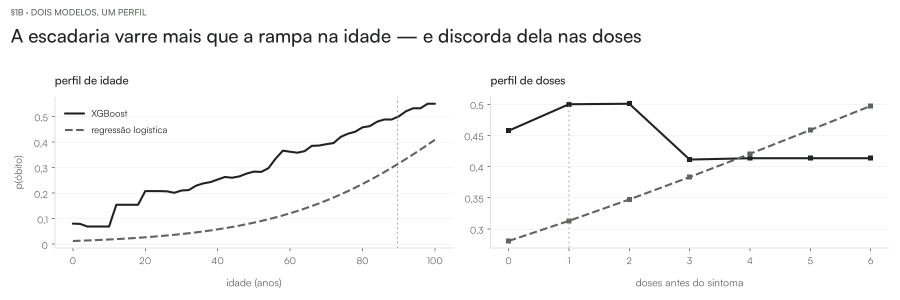
#> input picture modules/01-ceteris-paribus/figures/cp_passo_1b_modelos.png, 1800 x 600 px (shown at 1/2 size)
$ python recortar_figuras.py
#> lines starting #> are read from the running program, lines starting #| are printed output that depends on the picture
#!/usr/bin/env python3
"""Prepara as figuras dos módulos para o relatório, tirando o cabeçalho.

As figuras de módulo trazem dentro da imagem um kicker (`§1 · O FEIXE`) e uma
manchete com o achado. É a convenção certa para um caderno, onde a figura
precisa se explicar sozinha, e a errada para um artigo, onde a legenda faz
esse trabalho e a manchete vira repetição.

O corte acha o maior vão branco no terço superior da imagem — sempre o espaço
entre a manchete e a área do gráfico — e corta no meio dele. Rótulos de painel
(`A · o modelo caixa-preta`) ficam, porque esses um artigo usa.

As figuras dos módulos não são tocadas. Rode da raiz do repositório:

    python report/recortar_figuras.py
"""

import pathlib
import sys

from PIL import Image

RAIZ = pathlib.Path(__file__).resolve().parent.parent
SAIDA = RAIZ / "report" / "figuras"

FIGURAS = [
    "modules/01-ceteris-paribus/figures/cp_passo_1b_modelos.png",
    "modules/01-ceteris-paribus/figures/cp_passo_4_restrito.png",
    "modules/02-ice/figures/ice_passo_1_feixe.png",
    "modules/03-lime/figures/lime_passo_a_passo.png",
    "modules/04-counterfactual/figures/cf_passo_3_painel.png",
    "modules/05-shap/figures/shap_passo_1_waterfall.png",
    "modules/05-shap/figures/shap_passo_5_dependencia.png",
]


def altura_do_cabecalho(im: Image.Image) -> int:
    """Onde termina o cabeçalho: o meio do maior vão branco no topo."""
    cinza = im.convert("L")
    largura, altura = cinza.size
    px = cinza.load()
    cheia = [
        min(px[x, y] for x in range(0, largura, 3)) < 245 for y in range(altura)
    ]
    limite, vaos, y = int(altura * 0.30), [], 0
    while y < limite:
        if cheia[y]:
            y += 1
            continue
        inicio = y
        while y < altura and not cheia[y]:
            y += 1
        if inicio > 0:  # a margem branca do topo não conta
            vaos.append((inicio, y - inicio))
    if not vaos:
        return 0
    inicio, alto = max(vaos, key=lambda v: v[1])
    return inicio + alto // 2


def main() -> int:
    SAIDA.mkdir(parents=True, exist_ok=True)
    for rel in FIGURAS:
        origem = RAIZ / rel
        if not origem.exists():
            print(f"AUSENTE  {rel}", file=sys.stderr)
            return 1
        im = Image.open(origem)
#> im is the input picture: PIL image 1800x600 RGBA; mean R, G, B, A 249.4, 249.5, 249.4, 255
        corte = altura_do_cabecalho(im)
#> in altura_do_cabecalho, `cheia = [ min(px[x, y] for x in range(0, largura, 3)) < 245 for y in r..`: cheia = 600 items, first 6: False, False, False, False, False, False
#> after the loop in altura_do_cabecalho, `while y < limite:`: vaos = [(33, 24), (94, 57), (174, 19)]; y = 193
#> in altura_do_cabecalho, `inicio, alto = max(vaos, key=lambda v: v[1])`: inicio = 94; alto = 57
#> corte = 122
        if not 0 < corte < im.height * 0.30:
            print(f"SUSPEITO {origem.name}: corte em {corte} de {im.height}", file=sys.stderr)
            return 1
        im.crop((0, corte, im.width, im.height)).save(SAIDA / origem.name)
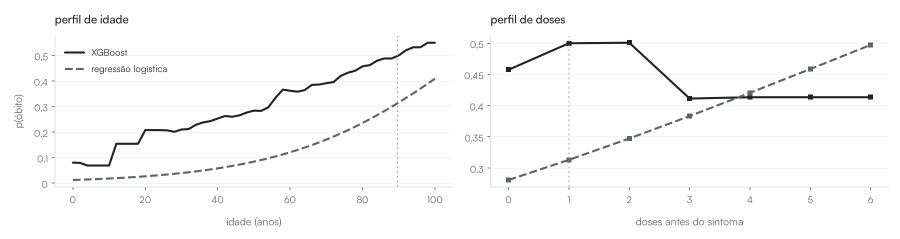
#> saved as cp_passo_1b_modelos.png: PIL image 1800x478 RGBA (shown at 1/2 size); mean R, G, B, A 250.5, 250.6, 250.5, 255
        print(f"{origem.name:<32} cabeçalho de {corte}px ({100 * corte / im.height:.0f}%) removido")
#| cp_passo_1b_modelos.png          cabeçalho de 122px (20%) removido
#> pass 2 of the loop in main, `for rel in FIGURAS:`:
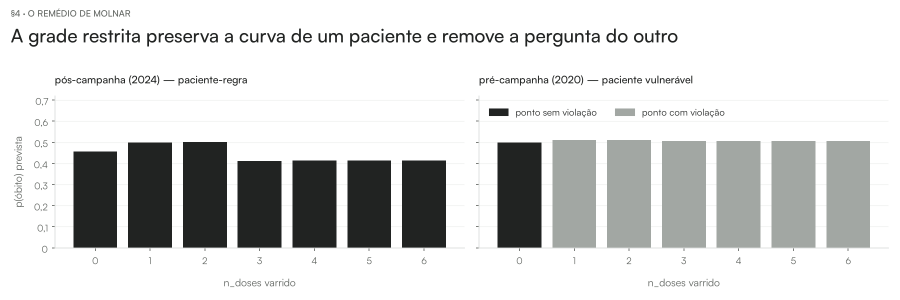
#> input picture modules/01-ceteris-paribus/figures/cp_passo_4_restrito.png, 1800 x 600 px (shown at 1/2 size)
#> in main, im is the input picture: PIL image 1800x600 RGBA; mean R, G, B, A 214, 214.8, 214.2, 255
#> in main, `im.crop((0, corte, im.width, im.height)).save(SAIDA / origem.name)`:
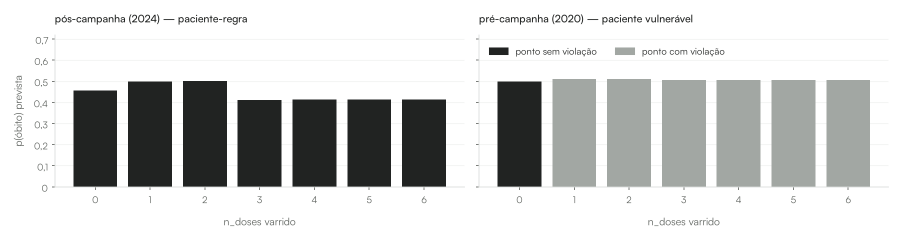
#> saved as cp_passo_4_restrito.png: PIL image 1800x478 RGBA (shown at 1/2 size); mean R, G, B, A 206.2, 207.2, 206.5, 255
#| cp_passo_4_restrito.png          cabeçalho de 122px (20%) removido
#> pass 3 of the loop in main, `for rel in FIGURAS:`:
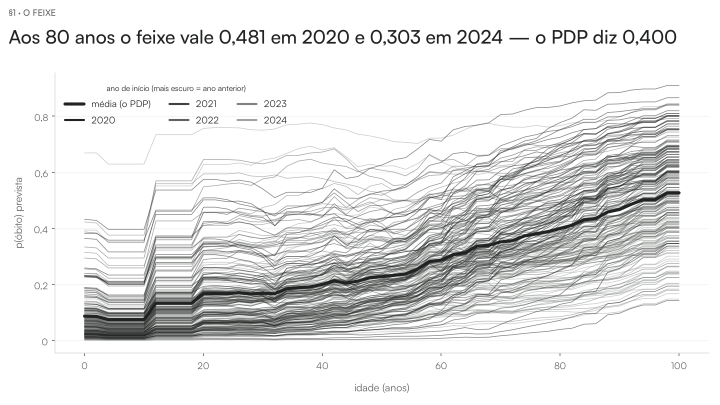
#> input picture modules/02-ice/figures/ice_passo_1_feixe.png, 1440 x 810 px (shown at 1/2 size)
#> in main, im is the input picture: PIL image 1440x810 RGBA; mean R, G, B, A 230, 230.4, 230.1, 255
#> cinza: PIL image 1440x810 L
#> corte = 130
#> in main, `im.crop((0, corte, im.width, im.height)).save(SAIDA / origem.name)`:
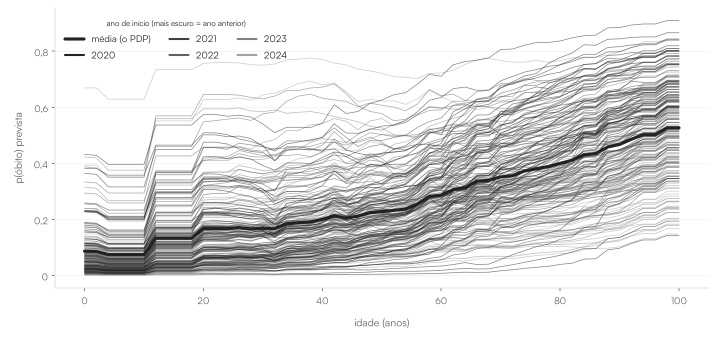
#> saved as ice_passo_1_feixe.png: PIL image 1440x680 RGBA (shown at 1/2 size); mean R, G, B, A 227.5, 228.1, 227.7, 255
#| ice_passo_1_feixe.png            cabeçalho de 130px (16%) removido
#> the loop made 7 passes; the first 3 are shown
    return 0


if __name__ == "__main__":
#> (the run stopped early here; a loop or call above may not have finished)
